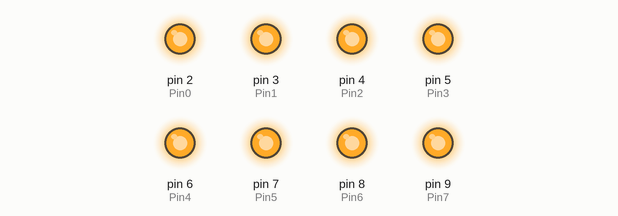
Recording of a sketch running on a simulated Arduino Uno, built with avr-gcc and run on an emulated ATmega328P. Shown: output pins drawn as LEDs (lit = HIGH).

Above: at 0.2 s.
At 1.7 s:
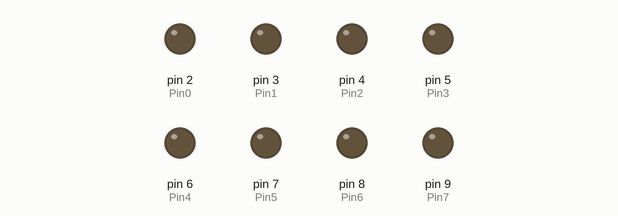
Timing chart, 0 to 3.0 s (numbered marks = the images above):
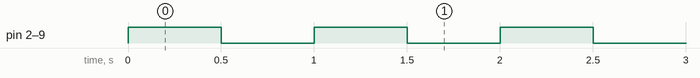

The sketch:

EightLEDsStart.ino
```cpp
// Blink 8 LEDS

int Pin0 = 2;   // led0 is connected to digital pin 2
int Pin1 = 3;   // led1 is connected to digital pin 3
int Pin2 = 4;   // led2 is connected to digital pin 4
int Pin3 = 5;   // led3 is connected to digital pin 5
int Pin4 = 6;   // led4 is connected to digital pin 6
int Pin5 = 7;   // led5 is connected to digital pin 7
int Pin6 = 8;   // led6 is connected to digital pin 8
int Pin7 = 9;   // led7 is connected to digital pin 9

void setup()
{
  pinMode (Pin0, OUTPUT);   // sets 0 pin as output
  pinMode (Pin1, OUTPUT);   // sets 1 pin as output
  pinMode (Pin2, OUTPUT);   // sets 2 pin as output
  pinMode (Pin3, OUTPUT);   // sets 3 pin as output
  pinMode (Pin4, OUTPUT);   // sets 4 pin as output
  pinMode (Pin5, OUTPUT);   // sets 5 pin as output
  pinMode (Pin6, OUTPUT);   // sets 6 pin as output
  pinMode (Pin7, OUTPUT);   // sets 7 pin as output
}

void loop()                         //repeats the following steps
{
  digitalWrite (Pin0, HIGH);   //turn the 0led on
  digitalWrite (Pin1, HIGH);   //turn the 1led on
  digitalWrite (Pin2, HIGH);   //turn the 2led on
  digitalWrite (Pin3, HIGH);   //turn the 3led on
  digitalWrite (Pin4, HIGH);   //turn the 4led on
  digitalWrite (Pin5, HIGH);   //turn the 5led on
  digitalWrite (Pin6, HIGH);   //turn the 6led on
  digitalWrite (Pin7, HIGH);   //turn the 7led on

  delay (500);                 //keep the leds this way for 0.5 seconds

  digitalWrite (Pin0, LOW);    //turn the 0led off
  digitalWrite (Pin1, LOW);    //turn the 1led off
  digitalWrite (Pin2, LOW);    //turn the 2led off
  digitalWrite (Pin3, LOW);    //turn the 3led off
  digitalWrite (Pin4, LOW);    //turn the 4led off
  digitalWrite (Pin5, LOW);    //turn the 5led off
  digitalWrite (Pin6, LOW);    //turn the 6led off
  digitalWrite (Pin7, LOW);    //turn the 7led off

  delay (500);                 //keep the leds this way for 0.5 seconds
}
```

Measured:
- by itself, pin 2 (Pin0), pin 3 (Pin1), pin 4 (Pin2), pin 5 (Pin3), pin 6 (Pin4), pin 7 (Pin5), pin 8 (Pin6), pin 9 (Pin7): alternates HIGH for 0.50 s and LOW for 0.50 s
